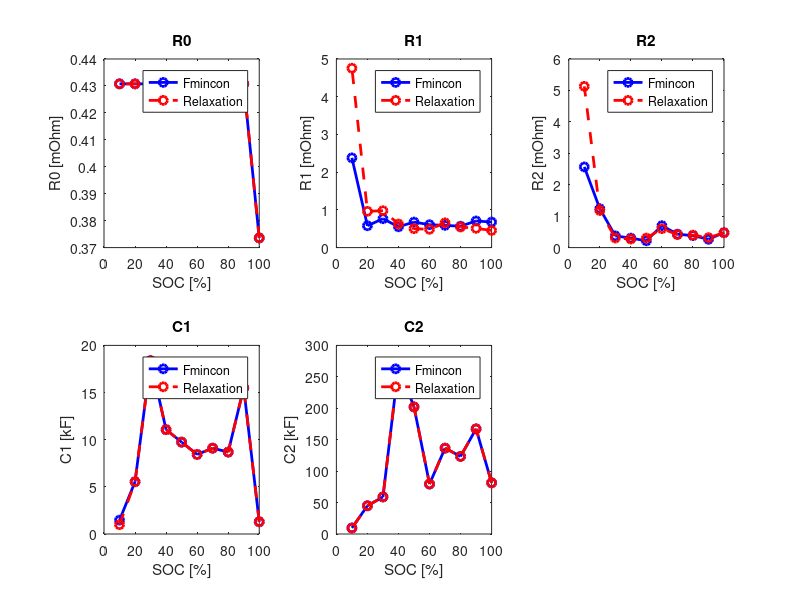

Write MATLAB code to recreate this figure.
clear;
clc;
% close all;

%% load data
load rc2_cf_fmincon_params_new.mat
r0 = r0_cf * 1e3;
r1 = r1_cf * 1e3;
r2 = r2_cf * 1e3;
c1 = c1_cf * 1e-3;
c2 = c2_cf * 1e-3;
load rc2_cf_params.mat
r0_cf = r0_cf * 1e3;
r1_cf = r1_cf * 1e3;
r2_cf = r2_cf * 1e3;
c1_cf = c1_cf * 1e-3;
c2_cf = c2_cf * 1e-3;
soc = [100; 90; 80; 70; 60; 50; 40; 30; 20; 10];

%% swap params
for i = 1:length(r1)
    if c1(i) > c2(i)
        temp = c1(i);
        c1(i) = c2(i);
        c2(i) = temp;
        temp = r1(i);
        r1(i) = r2(i);
        r2(i) = temp;
    end
end

for i = 1:length(r1_cf)
    if c1_cf(i) > c2_cf(i)
        temp = c1_cf(i);
        c1_cf(i) = c2_cf(i);
        c2_cf(i) = temp;
        temp = r1_cf(i);
        r1_cf(i) = r2_cf(i);
        r2_cf(i) = temp;
    end
end

%% plot
figure(1);
subplot(2, 3, 1)
plot(soc, r0, '-ob', 'LineWidth', 2);
hold on;
plot(soc, r0_cf, '--or', 'LineWidth', 2);
xlabel('SOC [%]')
ylabel('R0 [mOhm]')
title('R0')
legend('Fmincon', 'Relaxation')

subplot(2, 3, 2)
plot(soc, r1, '-ob', 'LineWidth', 2);
hold on;
plot(soc, r1_cf, '--or', 'LineWidth', 2);
xlabel('SOC [%]')
ylabel('R1 [mOhm]')
title('R1')
legend('Fmincon', 'Relaxation')

subplot(2, 3, 3)
plot(soc, r2, '-ob', 'LineWidth', 2);
hold on;
plot(soc, r2_cf, '--or', 'LineWidth', 2);
xlabel('SOC [%]')
ylabel('R2 [mOhm]')
title('R2')
legend('Fmincon', 'Relaxation')

subplot(2, 3, 4)
plot(soc, c1, '-ob', 'LineWidth', 2);
hold on;
plot(soc, c1_cf, '--or', 'LineWidth', 2);
xlabel('SOC [%]')
ylabel('C1 [kF]')
title('C1')
legend('Fmincon', 'Relaxation')

subplot(2, 3, 5)
plot(soc, c2, '-ob', 'LineWidth', 2);
hold on;
plot(soc, c2_cf, '--or', 'LineWidth', 2);
xlabel('SOC [%]')
ylabel('C2 [kF]')
title('C2')
legend('Fmincon', 'Relaxation')
